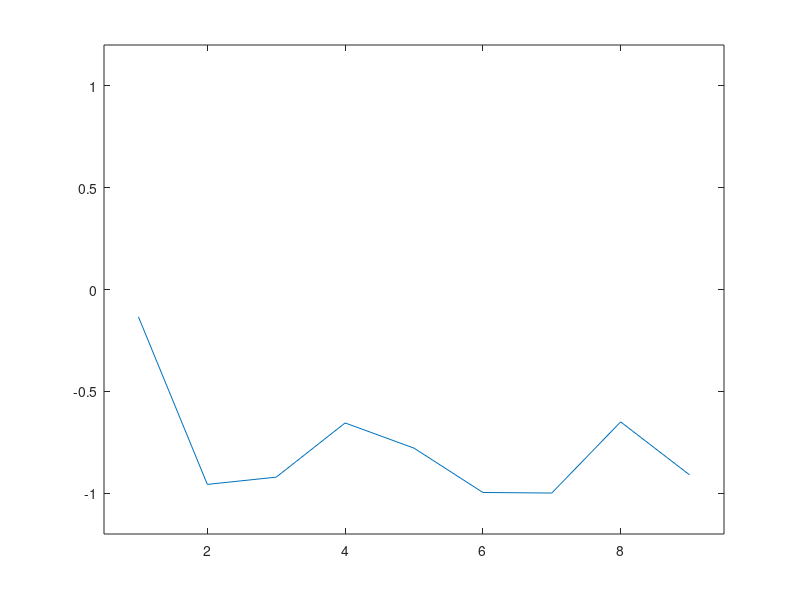

Recreate this plot in MATLAB.
clc
close all
clear all
%% Parameters
N = 9;
J = 1;
U = 0;
T = 10;
dt = 5*10^-2;
time = 0:dt:T;
%% Pauli and co.
S_X = sparse([
    [0 , 1]
    [1 , 0]
    ]);

S_Y = sparse([
    [0 , -1i]
    [1i , 0]
    ]);

S_Z = sparse([
    [1 , 0]
    [0 ,-1]
    ]);

S_plus = sparse([
    [0,1]
    [0,0]
    ]);

S_minus = S_plus.';

I = speye(2);

%% Building the Hamiltonian, S_plus_1 , S_minus_N , S_Z_indexed matrices

H = sparse(0);

for i = 1:N-1
    O_X = 1;
    O_Y = 1;
    O_Z = 1;
    for j = 1:N
        if j == i || j == i+1
            O_X = kron(O_X,S_X);
            O_Y = kron(O_Y,S_Y);
            O_Z = kron(O_Z,S_Z);
        else
            O_X = kron(O_X,I);
            O_Y = kron(O_Y,I);
            O_Z = kron(O_Z,I);
        end
    end
    H = H + J*O_X + J*O_Y + U*O_Z ;
end
S_Z_indexed = cell(N,1);
S_number_indexed = cell(N,1);

for i=1:N
    S_Z_i = kron(speye(2^(i-1)),S_Z);
    S_Z_i = kron(S_Z_i,speye(2^(N-i)));
    S_number_i = kron(speye(2^(i-1)),S_plus*S_minus);
    S_number_i = kron(S_number_i,speye(2^(N-i)));
    S_Z_indexed{i} = S_Z_i;
    S_number_indexed{i} = S_number_i;
end

%% Initial state
State = [1;0];
for k = 2:N
    State = kron(State,[0;1]);
end
%%
Profiles_test = zeros(length(time),N);
for i = 1:length(time)
    
    for x = 1:N
        Profiles_test(i,x) = State'*((S_Z_indexed{x})*State);
    end
    
    %RK-4
    k1 = -(1i)*(H*State);
    k2 = -(1i)*H*(State + (dt/2)*k1);
    k3 = -(1i)*H*(State + (dt/2)*k2);
    k4 = -(1i)*H*(State + dt*k3);
    State = State + (dt/6)*(k1 + 2*k2 + 2*k3 + k4);
    State = State/norm(State);
    
end
%%
save('N = 9,Comparison','Profiles_test','N')
%% Animation
Profiles = Profiles_test;
x = 1:N;
y = Profiles(1,:);

for i = 2:length(Profiles)
y = Profiles(i,:);
plot(x,y)
axis([0.5 N+0.5 -1.2 1.2])
pause(1/30)
end
